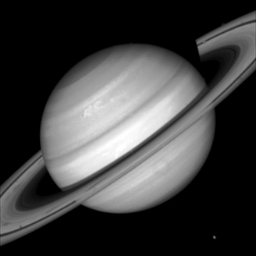
#> input picture data/saturn.jpg, 256 x 256 px
$ python saturn.py
#> lines starting #> are read from the running program, lines starting #| are printed output that depends on the picture
import numpy as np
import cv2
from matplotlib import pyplot as plt
from scipy.fftpack import ifft2, fft2, fftshift, ifftshift

src_path = "../data/saturn.jpg"
results_path = "results/"

img = cv2.imread(src_path, 0)
#> img is the input picture: shape (256, 256); min 0, max 255, mean 62.9
f = fft2(img)
fshift = fftshift(f)
magnitude_spectrum = 20*np.log(np.abs(fshift))
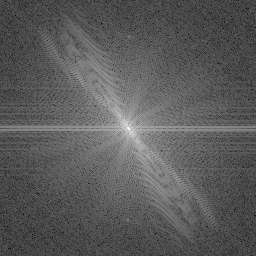
#> magnitude_spectrum: shape (256, 256) float64; min 10.98, max 304.6, mean 115.9; drawn with min black and max white

plt.subplot(121),plt.imshow(img, cmap = 'gray')
plt.title('Input Image'), plt.xticks([]), plt.yticks([])
plt.subplot(122),plt.imshow(magnitude_spectrum, cmap = 'gray')
plt.title('Magnitude Spectrum'), plt.xticks([]), plt.yticks([])
plt.savefig(results_path + "Magnitude_Spectrum.png")
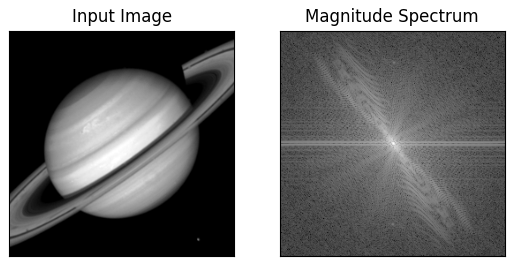
#> figure drawn by matplotlib, 2 panels

def filter_image(shifted, size, low_freq=True):
	rows, cols = img.shape
	crow, ccol = int(rows/2), int(cols/2)
	if low_freq:
		shifted[crow-size:crow+size, ccol-size:ccol+size] = 0
	else:
		shifted[:crow-size] = 0
		shifted[crow+size:] = 0
		shifted[:, :ccol-size] = 0
		shifted[:, ccol+size:] = 0
	f_ishift = ifftshift(shifted)
	img_back = ifft2(f_ishift)
	img_back = np.abs(img_back)

	plt.subplot(121),plt.imshow(img, cmap = 'gray')
	plt.title(""), plt.xticks([]), plt.yticks([])
	plt.subplot(122),plt.imshow(img_back, cmap = 'gray')
	f_name = None
	if low_freq:
		plt.title('Removed low frequency content: %dpx'%(size)), plt.xticks([]), plt.yticks([])
		f_name = "removed_low_f_%dpx"%(size)
	else:
		plt.title('Removed high frequency content: keep %dpx low freq'%(size)), plt.xticks([]), plt.yticks([])
		f_name = "removed_high_f_%dpx"%(size)
	plt.savefig(results_path + f_name)

for s in range(1, 11):
	filter_image(np.copy(fshift), s, True)
	filter_image(np.copy(fshift), s, False)
#> this loop made 10 passes
#> pass 1, in filter_image, `plt.savefig(results_path + f_name)`:
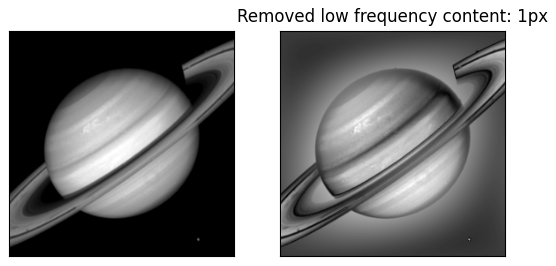
#> figure drawn by matplotlib, 2 panels
#> pass 1, in filter_image (call 2), `img_back = np.abs(img_back)`:
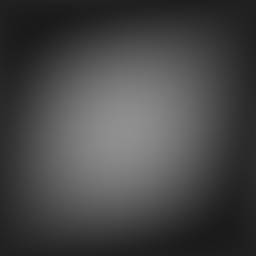
#> img_back: shape (256, 256) float64; min 26.17, max 143.7, mean 70.8
#> pass 2, in filter_image (call 3), `img_back = np.abs(img_back)`:
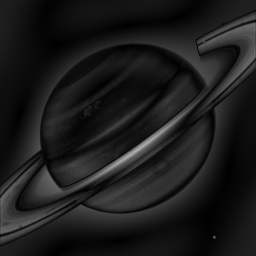
#> img_back: shape (256, 256) float64; min 0.212, max 175, mean 28
#> pass 2, in filter_image (call 4), `img_back = np.abs(img_back)`:
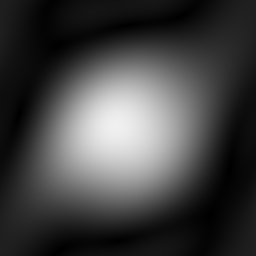
#> img_back: shape (256, 256) float64; min 0.212, max 240.3, mean 67
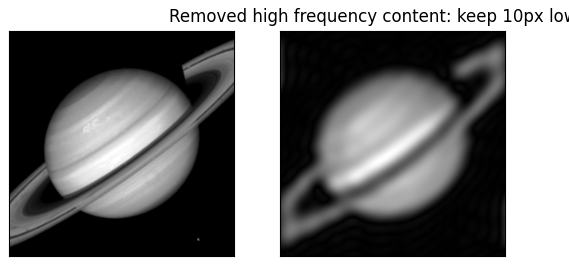
#> figure drawn by matplotlib, 2 panels

$ run again, with data/Klad00.jpg copied over data/saturn.jpg
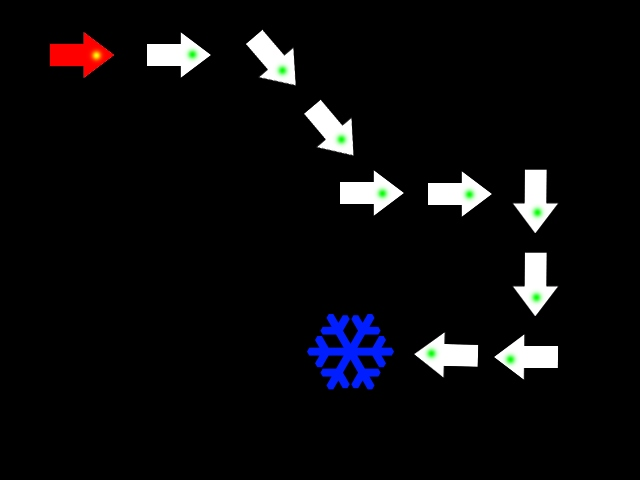
#> input picture data/Klad00.jpg, 640 x 480 px
#> the loop `for s in range(1, 11):` made 10 passes
#> pass 1, in filter_image (call 2), `img_back = np.abs(img_back)`:
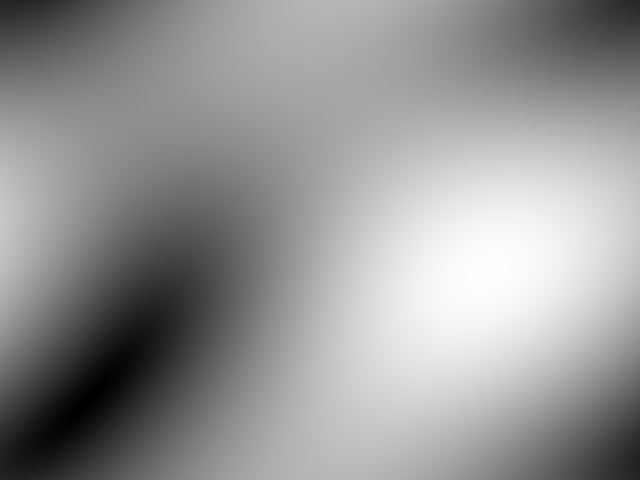
#> img_back: shape (480, 640) float64; min 1.01, max 20.2, mean 12.3; drawn with min black and max white
#> `filter_image(np.copy(fshift), s, False)`:
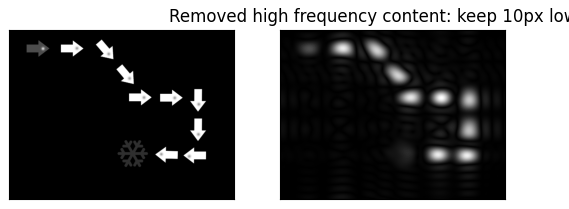
#> figure drawn by matplotlib, 2 panels

$ run again, with data/Klad01.jpg copied over data/saturn.jpg
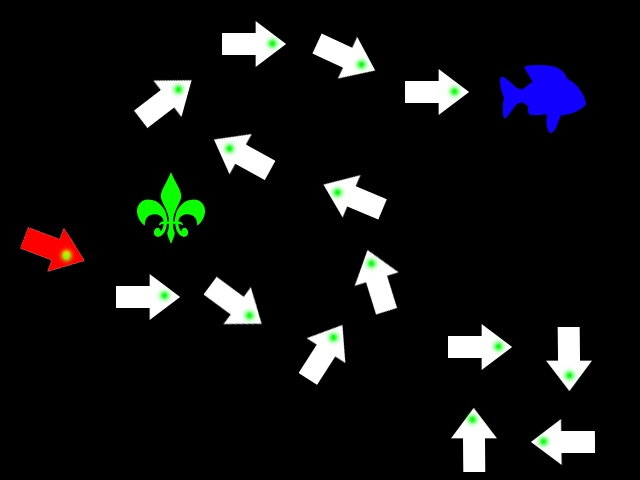
#> input picture data/Klad01.jpg, 640 x 480 px
#> the loop `for s in range(1, 11):` made 10 passes
#> pass 1, in filter_image (call 2), `img_back = np.abs(img_back)`:
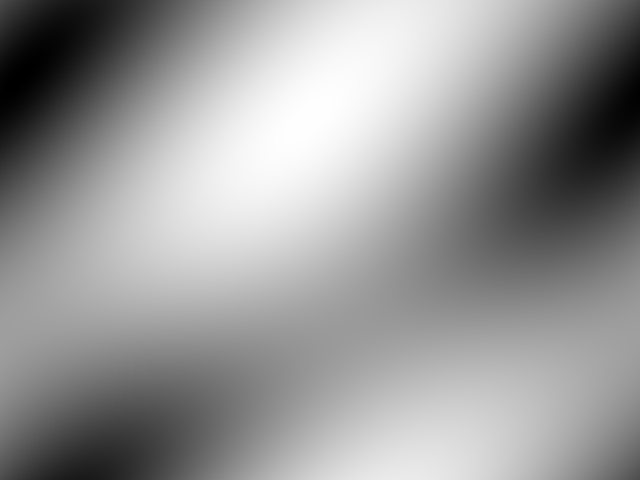
#> img_back: shape (480, 640) float64; min 6.23, max 27.64, mean 19; drawn with min black and max white
#> `filter_image(np.copy(fshift), s, False)`:
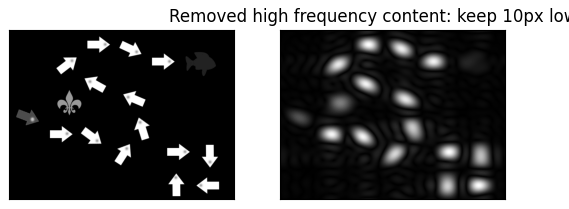
#> figure drawn by matplotlib, 2 panels

$ run again, with data/Klad02.jpg copied over data/saturn.jpg
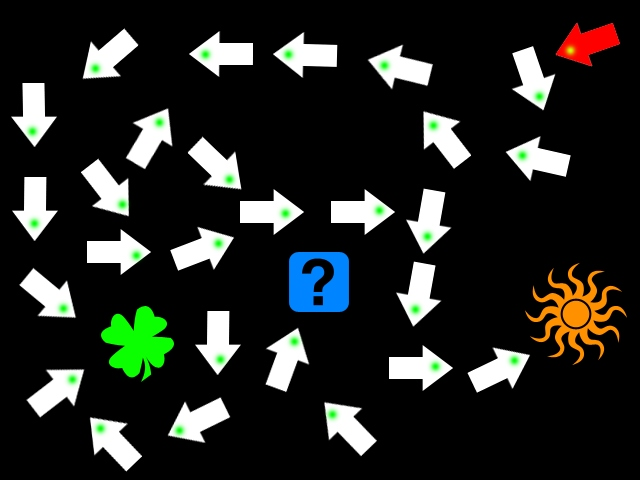
#> input picture data/Klad02.jpg, 640 x 480 px
#> `filter_image(np.copy(fshift), s, False)`:
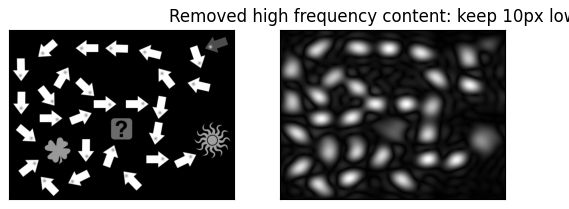
#> figure drawn by matplotlib, 2 panels
